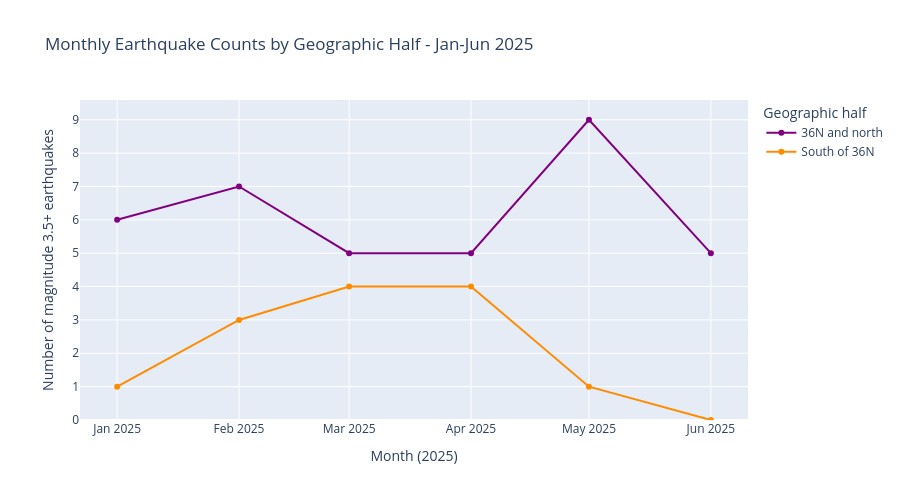

Notebook cell for this chart:
### Markdown cell above
**What does Figure 1 show? Describe a pattern and record at least one value with its place, time, and units or count.**

Your answer: The events form clusters instead of filling the box evenly. There are 37 north of or at latitude 36 and 13 south of it. The largest event is magnitude 5.21 near Julian, California, on April 14, 2025. The map connects each marker with its location and event time, but overlapping points can hide some events.

### Code cell
earthquake_line = px.line(
    earthquake_monthly_df, x="month", y="earthquake_count", color="region", markers=True,
    category_orders={"month": month_order},
    color_discrete_map={"36N and north": "purple", "South of 36N": "darkorange"},
    labels={"month": "Month (2025)", "earthquake_count": "Number of magnitude 3.5+ earthquakes", "region": "Geographic half"},
    title="Monthly Earthquake Counts by Geographic Half - Jan-Jun 2025"
)
earthquake_line.update_layout(height=500)
earthquake_line.update_yaxes(rangemode="tozero", dtick=1)
earthquake_line.show(renderer="notebook_connected+plotly_mimetype")

### Figure 1 — Plotly figure (JSON) as saved in the notebook; plotly's stock layout.template omitted (floating-point values rounded to 4 significant figures)
{"data": [{"hovertemplate": "Geographic half=36N and north<br>Month (2025)=%{x}<br>Number of magnitude 3.5+ earthquakes=%{y}<extra></extra>", "legendgroup": "36N and north", "line": {"color": "purple", "dash": "solid"}, "marker": {"symbol": "circle"}, "mode": "lines+markers", "name": "36N and north", "orientation": "v", "showlegend": true, "type": "scatter", "x": ["2025-01", "2025-02", "2025-03", "2025-04", "2025-05", "2025-06"], "xaxis": "x", "y": [6, 7, 5, 5, 9, 5], "yaxis": "y"}, {"hovertemplate": "Geographic half=South of 36N<br>Month (2025)=%{x}<br>Number of magnitude 3.5+ earthquakes=%{y}<extra></extra>", "legendgroup": "South of 36N", "line": {"color": "darkorange", "dash": "solid"}, "marker": {"symbol": "circle"}, "mode": "lines+markers", "name": "South of 36N", "orientation": "v", "showlegend": true, "type": "scatter", "x": ["2025-01", "2025-02", "2025-03", "2025-04", "2025-05", "2025-06"], "xaxis": "x", "y": [1, 3, 4, 4, 1, 0], "yaxis": "y"}], "layout": {"height": 500, "legend": {"title": {"text": "Geographic half"}, "tracegroupgap": 0}, "title": {"text": "Monthly Earthquake Counts by Geographic Half - Jan-Jun 2025"}, "xaxis": {"anchor": "y", "categoryarray": ["2025-01", "2025-02", "2025-03", "2025-04", "2025-05", "2025-06"], "categoryorder": "array", "domain": [0, 1], "title": {"text": "Month (2025)"}}, "yaxis": {"anchor": "x", "domain": [0, 1], "dtick": 1, "rangemode": "tozero", "title": {"text": "Number of magnitude 3.5+ earthquakes"}}}}
